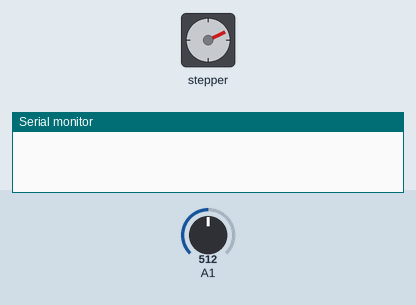
A sketch run on a simulated Arduino Uno, built with avr-gcc and run on an emulated ATmega328P. Parts: stepper motor, the last lines printed to the serial monitor. Inputs (shaded band) come from the test bench; at power-on: A1 = 512. Stepper angles assume 4096 steps per turn.

Above: at 6.2 s.
6.3 s: A1 set to 293
At 8.1 s:
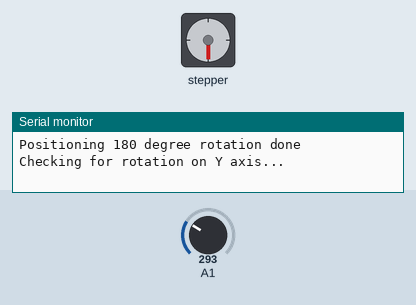
15.8 s: A1 set to 261
At 48.27 s:
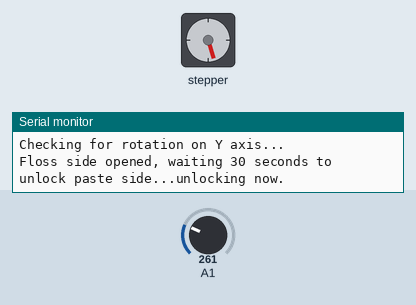
At 51.1 s:
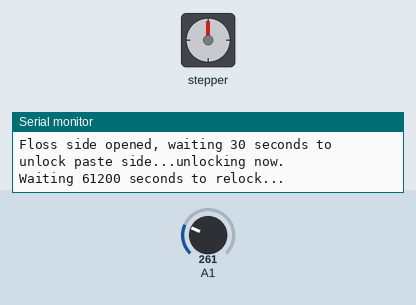
Timing chart, 0 to 51.4 s (numbered marks = the images above; inputs shaded):
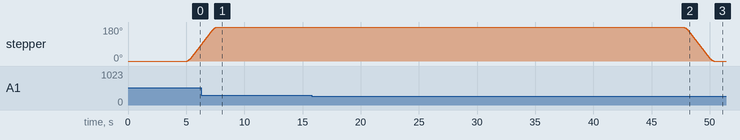

Measured:
- the behaviour switches between 280 and 279 on A1 (found by bisection; images 1 and 2)
- after the input at 15.8 s, stepper: turns 180° counter-clockwise in 2.6 s, starting after 31.9 s

The sketch:

flossboss.ino
```cpp
/*
 * Code by Tom Dance (tom.dance@gmail.com)
 * Some code lifted from: https://github.com/BretStateham/28BYJ-48
 * Video here: https://channel9.msdn.com/Shows/themakershow/8
 */

#include "AccelStepper.h"
#define HALFSTEP 8
#define FULLSTEP 4

// for tracking internal state
bool flossOpen = false;
bool pasteRelock = false;
bool initialRotateDone = false;

// millis * seconds
long pasteUnlockWait = (1000L * 30);   // debug: 3 prod: 30 - time to wait between floss open and paste unlock (millis * seconds)
long pasteRelockWait = (1000L * 61200);   // debug: 5 prod: 61200 - time between paste unlock and relock (61200 = 17 hours delay)
long serialReadDelay = (1000L * 5);   // debug: 1 prod: 5 - accelerometer read delay, so as not to overload it

// y axis position
int accelY;

// specify pin variables based on their colour
#define blue 2
#define pink 3
#define yellow 4
#define orange 5

// define steps for 180 degree rotation (eg. to unlock or lock)
// int targetPosition = 2048;  //2049 steps per rotation when wave or full stepping
int targetPosition = 2048;  //4096 steps per rotation when half stepping

// initialize with pin sequence IN1-IN3-IN2-IN4 for using the AccelStepper with 28BYJ-48
// passing them as Blue, Yellow, Pink, Orange (coil ends order) not
// Blue, Pink, Yellow, Orange (firing order)
AccelStepper stepper(HALFSTEP, blue, yellow, pink, orange);

// the setup routine runs once when you press reset:
void setup() {

  // initialize serial communication at 9600 bits per second
  Serial.begin(9600);
  while (!Serial) ; // wait for Arduino Serial Monitor

  // set the initial speed (read the AccelStepper docs on what "speed" means)
  stepper.setSpeed(700.0);

  // tell it how fast to accelerate
  stepper.setAcceleration(2000.0);

  // set a maximum speed it should not exceed
  stepper.setMaxSpeed(1000.0);

  // delay on boot to be ready for initial 180 degree rotation
  delay(5000);
}

// the loop routine runs over and over again forever:
void loop() {

  // perform an initial 180 rotate to allow for relocking and/or correct positioning
  if (!initialRotateDone) {
    rotate180();
  }

  // read input on analog pin A1 (Y axis) to see if the floss side is closed
  if (!flossOpen && !pasteRelock && initialRotateDone) {
    Serial.println("Checking for rotation on Y axis...");
    delay(serialReadDelay);

    // read analog input on A1
    accelY = analogRead(A1);

    // Serial.println(accelY);

    // check the angle of the accelerometer
    if (!flossOpen && accelY < 280) {
      flossOpen = true;

      Serial.print("Floss side opened, waiting ");
      Serial.print(pasteUnlockWait / 1000);
      Serial.print(" seconds to unlock paste side...");
      delay(pasteUnlockWait);
      Serial.println("unlocking now.");
    }
  }

  if(flossOpen && !pasteRelock) {
    unlock();
  }

  if(pasteRelock) {
    lock();
  }
}

/*
 * Functions
 */

// reset state of bools
void resetState() {
  flossOpen = false;
  pasteRelock = false;
  initialRotateDone = true;
}

// unlock the paste side
void unlock() {

  // rotate 180 degrees (0 or home position due to initial 180 degree rotation on boot)
  stepper.moveTo(0);

  // check to see if the stepper has reached the target
  if(stepper.distanceToGo() != 0) {
    // move the stepper to its target pos
    stepper.run();
  }
  else {
    pasteRelock = true;
    Serial.print("Waiting ");
    Serial.print(pasteRelockWait / 1000);
    Serial.print(" seconds to relock...");
    delay(pasteRelockWait);
    Serial.println("relocking now.");
  }
}

// lock the paste side
void lock() {

  // rotate 180 degrees
  stepper.moveTo(targetPosition);

  // check to see if the stepper has reached the target
  if(stepper.distanceToGo() != 0) {
    // move the stepper to its target pos
    stepper.run();
  }
  else {
    Serial.println("All done. Resetting values");
    resetState();
  }
}

// basic 180 degree rotation that only runs once
void rotate180() {
  stepper.moveTo(targetPosition);
  if(stepper.distanceToGo() != 0) {
    stepper.run();
  }
  else {
    Serial.println("Positioning 180 degree rotation done");
    initialRotateDone = true;
  }
}
```
